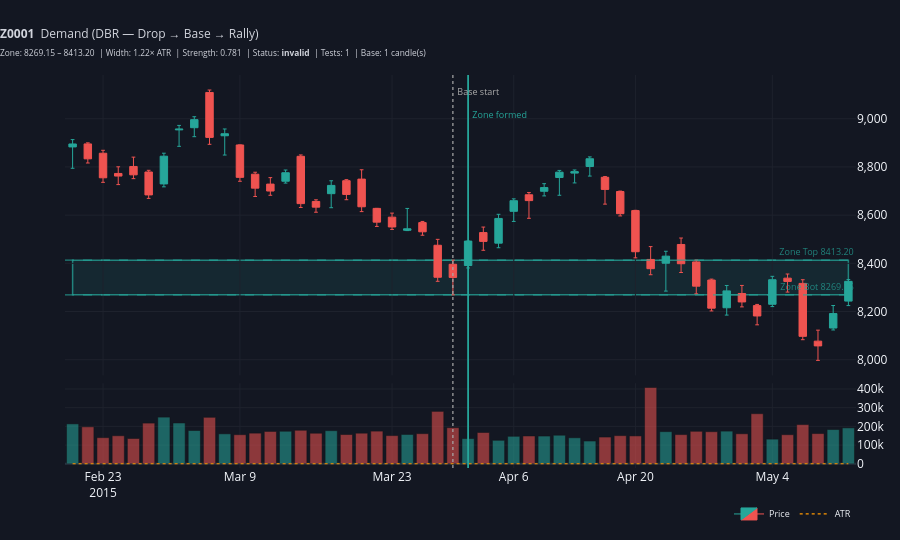
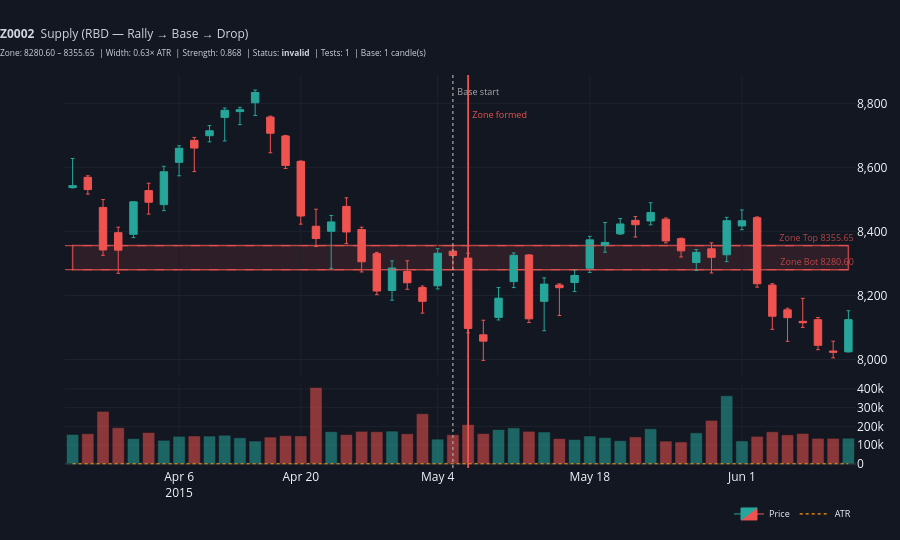
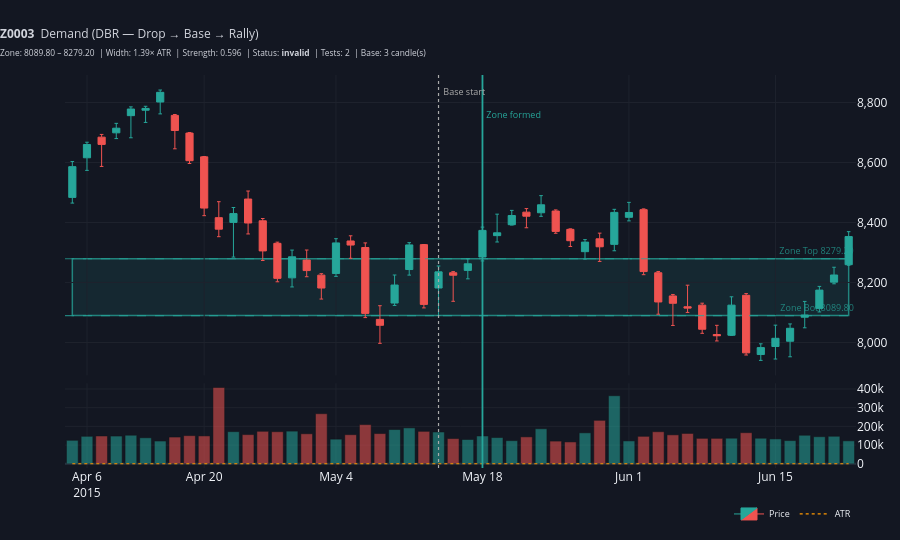
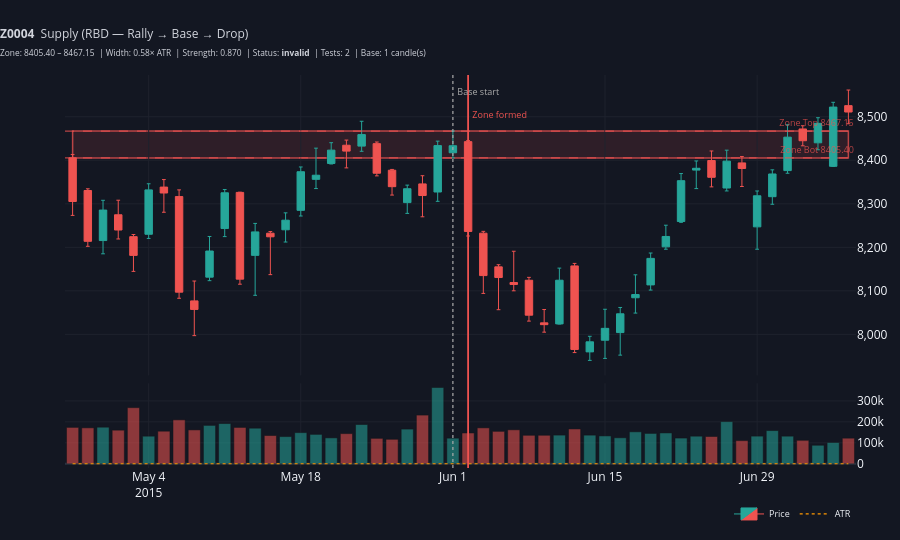

The cell these charts' notebook holds for them, in order:
### Markdown cell above
---
## 3 · Individual Zone Deep Dives

Each detected zone is plotted individually as a candlestick chart showing:
- The arrival leg (price moving into the base)
- The base candles (highlighted)
- The departure candle (the strong move away)
- A window of subsequent price action to see how the zone was tested

This is the definitive correctness check for the pattern detection logic.

### Code cell
def plot_zone_detail(
    proc: pd.DataFrame,
    zone:  pd.Series,
    zid:   str,
    context: int = 25,
) -> go.Figure:
    """
    Broker-style Plotly candlestick zoom-in on a single RBD/DBR zone.

    Shows: arrival leg → base → departure candle → subsequent reaction window.
    Vertical lines mark the base start and departure (zone formation) date.
    The zone band is shaded. Volume subplot included.

    Note: Timestamps are converted to ISO strings for Plotly 6.x / pandas 2.x
    compatibility (Plotly's add_vline internally calls sum() on x which
    breaks with pandas Timestamps).
    """
    base_start = pd.Timestamp(zone['base_start_date'])
    dep_date   = pd.Timestamp(zone['formation_date'])

    try:
        base_pos = proc.index.get_loc(base_start)
    except KeyError:
        base_pos = int(proc.index.searchsorted(base_start))
    try:
        dep_pos  = proc.index.get_loc(dep_date)
    except KeyError:
        dep_pos  = int(proc.index.searchsorted(dep_date))

    lo     = max(0, base_pos - context)
    hi     = min(len(proc), dep_pos + context + 1)
    window = proc.iloc[lo:hi].copy()

    is_demand = zone['type'] == 'demand'
    fill  = DEMAND_FILL if is_demand else SUPPLY_FILL
    line  = DEMAND_LINE if is_demand else SUPPLY_LINE
    ztype = 'Demand (DBR — Drop → Base → Rally)' if is_demand \
            else 'Supply (RBD — Rally → Base → Drop)'

    fig = make_subplots(
        rows=2, cols=1,
        shared_xaxes=True,
        row_heights=[0.78, 0.22],
        vertical_spacing=0.02,
    )

    # Candlesticks
    fig.add_trace(go.Candlestick(
        x=window.index,
        open=window['Open'], high=window['High'],
        low=window['Low'],   close=window['Close'],
        name='Price',
        increasing=dict(line=dict(color='#26a69a', width=1), fillcolor='#26a69a'),
        decreasing=dict(line=dict(color='#ef5350', width=1), fillcolor='#ef5350'),
        whiskerwidth=0.5,
    ), row=1, col=1)

    # Volume bars
    vol_colors = ['#26a69a' if c >= o else '#ef5350'
                  for c, o in zip(window['Close'], window['Open'])]
    fig.add_trace(go.Bar(
        x=window.index, y=window['Volume'].replace(0, None),
        marker_color=vol_colors, showlegend=False, opacity=0.55,
        hovertemplate='Vol: %{y:,.0f}<extra></extra>',
    ), row=2, col=1)

    # ATR line on volume panel
    if 'ATR' in window.columns:
        fig.add_trace(go.Scatter(
            x=window.index, y=window['ATR'],
            name='ATR', line=dict(color='#ff9800', width=1.2, dash='dot'),
            hovertemplate='ATR: %{y:.2f}<extra></extra>',
        ), row=2, col=1)

    # Zone band (add_shape uses DatetimeIndex values — works fine)
    fig.add_shape(
        type='rect', xref='x', yref='y',
        x0=window.index[0], x1=window.index[-1],
        y0=float(zone['bottom']), y1=float(zone['top']),
        fillcolor=fill, line=dict(color=line, width=1.5),
        layer='below',
    )

    # Boundary lines
    for y_val, label in [(zone['top'], 'Zone Top'), (zone['bottom'], 'Zone Bot')]:
        fig.add_hline(
            y=float(y_val), line_color=line, line_width=1.2, line_dash='dash',
            annotation_text=f' {label} {y_val:.2f}',
            annotation_font_color=line, annotation_font_size=9,
            row=1, col=1,
        )

    # ── Vertical markers via add_shape + add_annotation ──────────────────────
    # add_vline is broken in Plotly 6 / pandas 2 because its internal mean()
    # helper does sum([x_value]) starting from int(0), which fails for both
    # Timestamps and strings.  add_shape bypasses that code path entirely.

    if base_start in window.index:
        fig.add_shape(
            type='line', xref='x', yref='paper',
            x0=base_start, x1=base_start, y0=0, y1=1,
            line=dict(color='#aaaaaa', width=1.2, dash='dot'),
        )
        fig.add_annotation(
            xref='x', yref='paper',
            x=base_start, y=0.98,
            text=' Base start', showarrow=False, xanchor='left',
            font=dict(size=9, color='#aaaaaa'),
        )

    if dep_date in window.index:
        dep_color = '#26a69a' if is_demand else '#ef5350'
        fig.add_shape(
            type='line', xref='x', yref='paper',
            x0=dep_date, x1=dep_date, y0=0, y1=1,
            line=dict(color=dep_color, width=1.8, dash='solid'),
        )
        fig.add_annotation(
            xref='x', yref='paper',
            x=dep_date, y=0.92,
            text=' Zone formed', showarrow=False, xanchor='left',
            font=dict(size=9, color=dep_color),
        )

    # Holiday rangebreaks for this window
    all_days_w    = pd.date_range(window.index.min(), window.index.max(), freq='D')
    trading_set_w = set(window.index.normalize())
    holidays_w    = [d.strftime('%Y-%m-%d') for d in all_days_w
                     if d not in trading_set_w and d.weekday() < 5]
    range_breaks_w = [dict(bounds=['sat', 'mon']), dict(values=holidays_w)]

    fig.update_layout(
        title=dict(
            text=(
                f'<b>{zid}</b>  {ztype}<br>'
                f'<sub>Zone: {zone["bottom"]:.2f} – {zone["top"]:.2f}  '
                f'| Width: {zone["width_atr"]:.2f}× ATR  '
                f'| Strength: {zone["strength"]:.3f}  '
                f'| Status: <b>{zone["status"]}</b>  '
                f'| Tests: {int(zone["test_count"])}  '
                f'| Base: {int(zone["base_length"])} candle(s)</sub>'
            ),
            font=dict(size=12, color='#d1d4dc'),
            x=0.0, xanchor='left',
        ),
        template=CHART_THEME,
        paper_bgcolor=PAPER_BG,
        plot_bgcolor=PLOT_BG,
        height=540,
        margin=dict(l=65, r=25, t=75, b=50),
        xaxis_rangeslider_visible=False,
        hovermode='x unified',
        hoverlabel=dict(bgcolor='#1e222d', font_size=10),
        legend=dict(
            font=dict(size=9), bgcolor='rgba(0,0,0,0)',
            orientation='h', yanchor='top', y=-0.08, xanchor='right', x=1.0,
        ),
        showlegend=True,
    )
    fig.update_xaxes(
        gridcolor=GRID_COLOR, zeroline=False,
        rangebreaks=range_breaks_w,
    )
    fig.update_yaxes(gridcolor=GRID_COLOR, tickformat=',.0f',
                     side='right', row=1, col=1)
    fig.update_yaxes(gridcolor=GRID_COLOR, side='right', row=2, col=1)

    return fig


# ── Plot every detected zone ──────────────────────────────────────────────
print(f'Plotting all {len(zones)} zones individually...\n')
for zid, zone in zones.iterrows():
    fig = plot_zone_detail(proc, zone, zid, context=25)
    fig.show()
